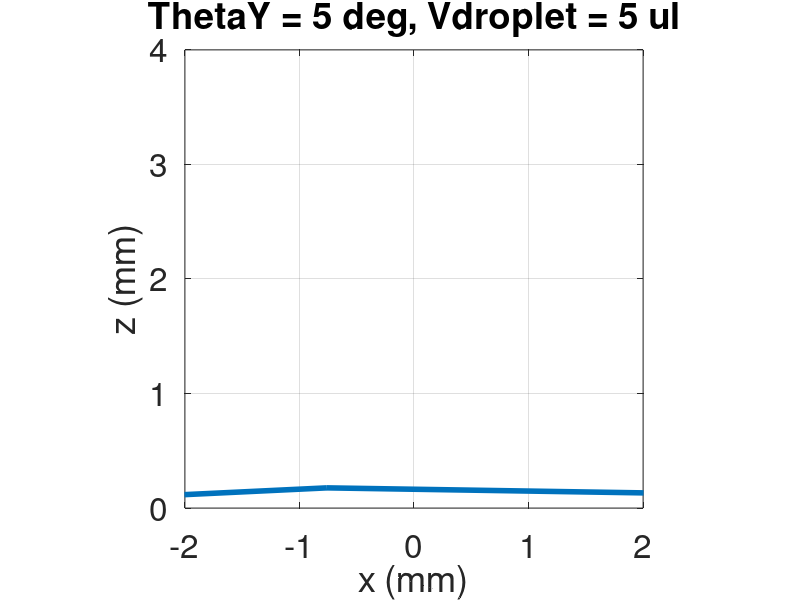

The MATLAB source for this figure:
%%%
%%% Analytical droplet shape calculator
%%% Started by nikoscham (2021)
%%%

Vdroplet = input ("Define droplet's volume (ul): "); %%% Droplet volume (ul)
Vdroplet = Vdroplet*1e-9; %%% Convert to m3
ThetaY = input ("Define Young's contact angle (deg): "); %%% Young's contact angle (deg)
ThetaY = ThetaY * pi / 180; %%% Convert to rad

%%%
%%% Calculate the point where the droplet touches the solid surface (ro)
%%%
ro = (Vdroplet/(2*pi/(3*tan(pi-ThetaY)^3)+pi/tan(pi-ThetaY)+2*pi*sqrt(1/(tan(pi-ThetaY))^2+1)^3/3))^(1/3);

%%%
%%% Calculate the z-cordinate of the center of the circle (zc)
%%%
zc = ro/tan(pi-ThetaY);

%%%
%%% Calculate the radius of the circle (R)
%%%
R = sqrt(zc^2+ro^2);

%%% Convert to mm
ro = ro * 1000;
zc = zc * 1000;
R = R *1000;

%%%
%%% Plot results
%%%
set(0, "defaulttextfontsize", 24) %%% Title
set(0, "defaultaxesfontsize", 24) %%% Axes labels
set(0, "defaultlinelinewidth", 4) 
t = linspace(0,2*pi,100)'; 
circsx = R.*cos(t);
circsz = R.*sin(t) + zc; 
plot(circsx,circsz); 
title (["ThetaY = "  ,num2str(ThetaY*180/pi), " deg, Vdroplet = " ,num2str(Vdroplet/1e-9), " ul"]);
xlabel ("x (mm)");
ylabel ("z (mm)");
axis ([-2, 2, 0, 4], "square");
grid on;
